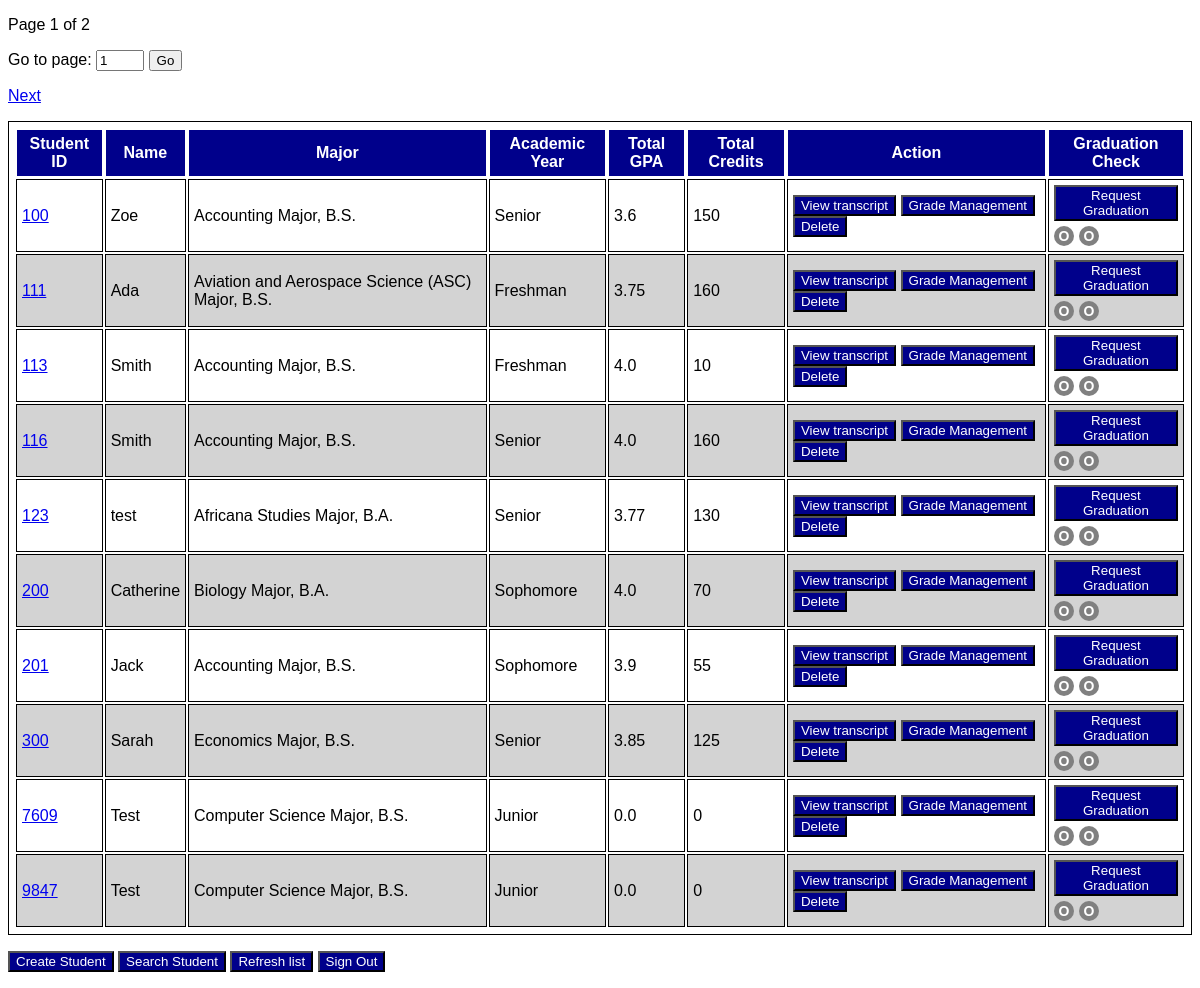
/students, run on the app's committed database.
### app/models.py (models this page shows, shortened)
class Student(db.Model):
    __tablename__ = 'students'
    enrollment_date = db.Column(db.Date, nullable=False, default=date.today)
    student_id = db.Column(db.Integer, primary_key=True)
    student_name = db.Column(db.String, nullable=False)
    academic_year = db.Column(db.String)
    total_gpa = db.Column(db.Float, default=0.0)
    total_credits = db.Column(db.Integer, default=0)
    major = db.Column(db.String, nullable=False)

### app/routes.py (the view)
@login_required
@app.route('/students')
def list_student():
    form = StudentForm()
    student_id = request.args.get('student_id')
    student_name = request.args.get('student_name')
    academic_year = request.args.get('academic_year')
    major = request.args.get('major')
    total_gpa = request.args.get('total_gpa', type=float)
    total_credits = request.args.get('total_credits', type=int)
    enrollment_date = request.args.get('enrollment_date')
    page = request.args.get('page', 1, type=int)
    per_page = 10
    query = Student.query
    if student_id:
        query = query.filter(
            cast(Student.student_id, String).like(f"%{student_id}%"))
    if student_name:
        query = query.filter(Student.student_name.like(f"%{student_name}%"))
    if academic_year:
        query = query.filter(Student.academic_year == academic_year)
    if major:
        query = query.filter(Student.major == major)
    if total_gpa is not None:
        query = query.filter(Student.total_gpa == total_gpa)
    if total_credits is not None:
        query = query.filter(Student.total_credits == total_credits)
    if enrollment_date:
        query = query.filter(Student.enrollment_date == enrollment_date)
    students = query.paginate(page=page, per_page=per_page)
    return render_template(
        'list_students.html',
        form=form,
        students=students,
        current_page=page,
        total_pages=students.pages,
    )

### app/forms.py
class StudentForm(FlaskForm):
    enrollment_date = DateField(
        'Enrollment Date',
        format='%Y-%m-%d',
        validators=[])
    student_id = StringField('Id', validators=[DataRequired()])
    student_name = StringField('Name')
    academic_year = SelectField(
        'Academic Year',
        choices=[
            ('',
             '-- Select --'),
            ('freshman',
             'Freshman'),
            ('sophomore',
             'Sophomore'),
            ('junior',
             'Junior'),
            ('senior',
             'Senior')])
    total_gpa = FloatField('Total GPA')
    total_credits = IntegerField('Total Credits')
    major = SelectField('Major', choices=[("", "")])
    submit = SubmitField('Submit')
    def __init__(self, *args, **kwargs):
        super(StudentForm, self).__init__(*args, **kwargs)
        self.major.choices = [('', '-- Select --')] + \
            [(major, major) for major in MAJORS]

### templates/list_students.html (shortened to what this page needs)
{% extends 'base.html' %}
{% block main %}
    <div>
        <p>Page {{ current_page }} of {{ total_pages }}</p>
        <form action="{{ url_for('list_student') }}" method="GET">
            <label for="page">Go to page:</label>
            <input type="number" id="page" name="page" min="1" max="{{ total_pages }}" value="{{ current_page }}" required>
            <button type="submit">Go</button>
        </form>
    </div>
    <p>
    <div >
        {% if students.has_next %}
            <a href="{{ url_for('list_student', page=students.next_num, student_id=request.args.student_id, student_name=request.args.student_name, academic_year=request.args.academic_year, major=request.args.major, total_gpa=request.args.total_gpa, total_credits=request.args.total_credits, enrollment_date=request.args.enrollment_date) }}" >Next</a>
        {% endif %}
    </div>
    </p>
    <table>
        <thead>
            <tr>
                <th>Student ID</th>
                <th>Name</th>
                <th>Major</th>
                <th>Academic Year</th>
                <th>Total GPA</th>
                <th>Total Credits</th>
                <th>Action</th>
                <th>Graduation Check</th>
            </tr>
        </thead>
        <tbody>
        {% for student in students.items %}
            {% if loop.index % 2 == 0 %}
                <tr class="even_row">
            {% else %}
                <tr class="odd_row">
            {% endif %}
                <td><a href="{{ url_for('update_student', id=student.student_id) }}">{{ student.student_id }}</a></td>
                <td>{{ student.student_name }}</td>
                <td>{{ student.major }}</td>
                <td>{{ student.academic_year|capitalize }}</td>
                <td>{{ student.total_gpa|round(2)}}</td>
                <td>{{ student.total_credits }}</td>
                <td>
                    <form action="{{ url_for('view_transcript', student_id=student.student_id) }}" method="GET" style="display: inline;">
                        <button type="submit" class="button">View transcript</button>
                    </form>
                    <form action="{{ url_for('manage_grades', student_id=student.student_id) }}" method="GET" style="display: inline;">
                        <button type="submit" class="button">Grade Management</button>
                    </form>
                    <form action="{{ url_for('delete_student', id=student.student_id) }}" method="POST" style="display: inline;">
                        <button type="submit" class="button" onclick="return confirm('Are you sure?');">Delete</button>
                    </form>
                </td>
                <td>
                    <div class="graduation-check-container">
                        <button onclick="checkGraduation({{ student.student_id }})" class="button">Request Graduation</button>
                        <div style="display: flex; align-items: center; gap: 5px; margin-top: 5px;">
                            <span id="graduation-light-green-{{ student.student_id }}" class="graduation-light gray-light">O</span>
                            <span id="graduation-light-red-{{ student.student_id }}" class="graduation-light gray-light">O</span>
                        </div>
                    </div>
                </td>
            </tr>
        {% endfor %}
        </tbody>
    </table>
    <p />
    <button type="button" class="button" onclick="simple_action('{{ url_for('create_student') }}')">Create Student</button>
    <button type="button" class="button" onclick="simple_action('{{ url_for('search_student') }}')">Search Student</button>
    <button type="button" class="button" onclick="simple_action('{{ url_for('list_student') }}')">Refresh list</button>
    <button type="button" class="button" onclick="simple_action('{{ url_for('signout') }}')">Sign Out</button>
{% endblock %}

### templates/base.html (shortened to what this page needs)
<!DOCTYPE html>
<html lang="en">
<head>
    <link rel="stylesheet"  type="text/css" href="{{ url_for('.static', filename='style.css')}} ">
</head>
<body>
{% block main %}
{% endblock %}
</body>
</html>

### static/style.css (style rules this page uses)
body { font-family: Arial, Helvetica, sans-serif; font-size: medium; }
table, th, td { border: 1px solid; padding: 5px }
th { background-color: darkblue; color: white }
.odd_row { background-color: white; }
.even_row { background-color: lightgray; }
.button { background-color: darkblue; color: white; }
.graduation-light { display: inline-block; width: 20px; height: 20px; line-height: 20px; text-align: center; border-radius: 50%; font-size: 14px; font-weight: bold; }
.gray-light { background-color: gray; color: white; }

### data on the page
Student: student_id "100", student_name "Zoe", major "Accounting Major, B.S.", academic_year "Senior", total_gpa "3.6", total_credits "150"
Student: student_id "111", student_name "Ada", major "Aviation and Aerospace Science (ASC) Major, B.S.", academic_year "Freshman", total_gpa "3.75", total_credits "160"
Student: student_id "113", student_name "Smith", major "Accounting Major, B.S.", academic_year "Freshman", total_gpa "4.0", total_credits "10"
Student: student_id "116", student_name "Smith", major "Accounting Major, B.S.", academic_year "Senior", total_gpa "4.0", total_credits "160"
Student: student_id "123", student_name "test", major "Africana Studies Major, B.A.", academic_year "Senior", total_gpa "3.77", total_credits "130"
Student: student_id "200", student_name "Catherine", major "Biology Major, B.A.", academic_year "Sophomore", total_gpa "4.0", total_credits "70"
Student: student_id "201", student_name "Jack", major "Accounting Major, B.S.", academic_year "Sophomore", total_gpa "3.9", total_credits "55"
Student: student_id "300", student_name "Sarah", major "Economics Major, B.S.", academic_year "Senior", total_gpa "3.85", total_credits "125"
Student: student_id "7609", student_name "Test", major "Computer Science Major, B.S.", academic_year "Junior", total_gpa "0.0", total_credits "0"
Student: student_id "9847", student_name "Test", major "Computer Science Major, B.S.", academic_year "Junior", total_gpa "0.0", total_credits "0"

### other printed values
{{ current_page }} "1"
{{ total_pages }} "2"
